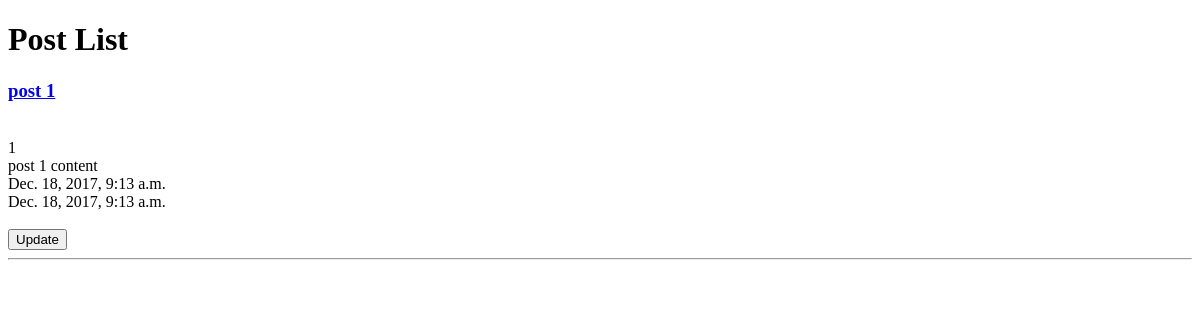
/posts/, run on an earlier commit of the app's database.
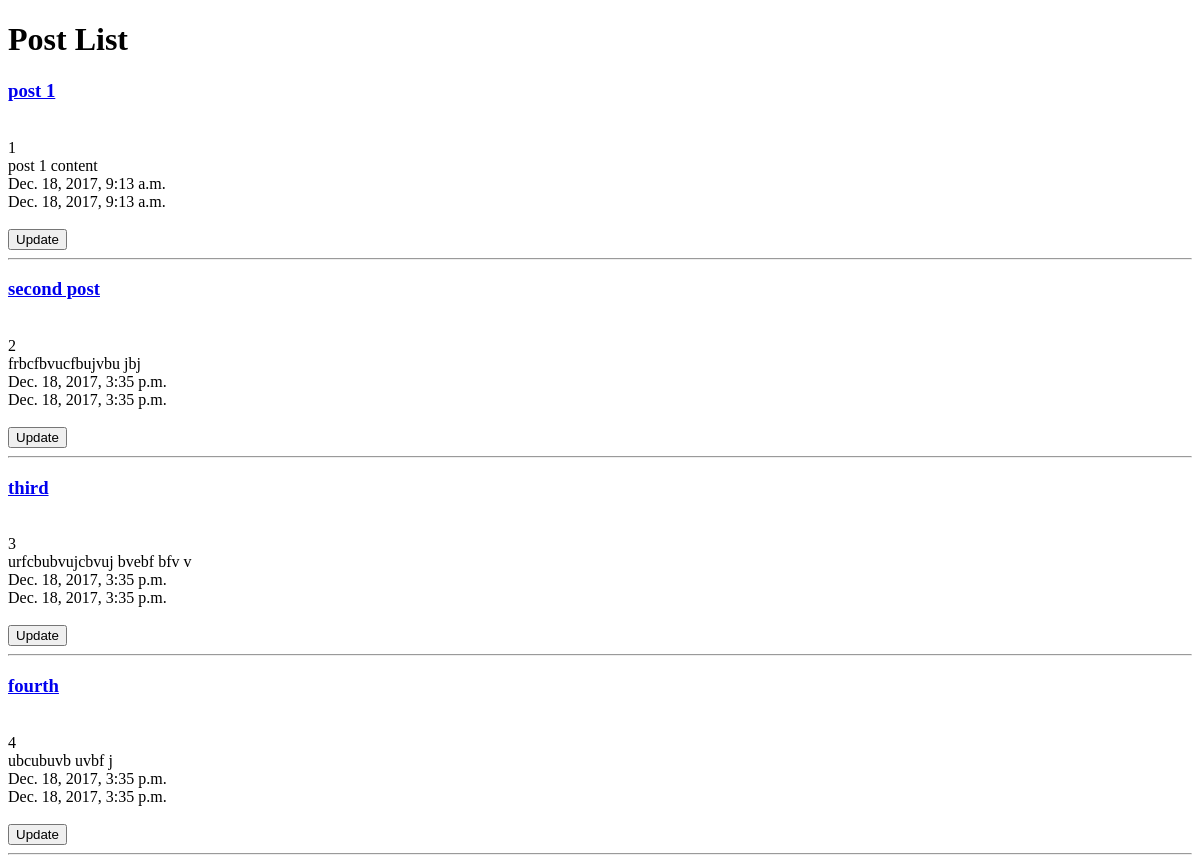
And on a later commit of the database.
### blog/models.py (models this page shows, shortened)
class post(models.Model):
    title = models.CharField(max_length=150)
    post_content =  models.TextField()
    updated = models.DateTimeField(auto_now= True, auto_now_add= False)
    timestamp = models.DateTimeField(auto_now= False, auto_now_add= True)

### blog/views.py (the view)
def post_list(request):
    posts = post.objects.all()
    context_data={
        'posts_list': posts
    }
    return render(request, "blog/post_list.html", context_data)

### blog/templates/blog/post_list.html (shortened to what this page needs)
<!DOCTYPE html>
<html lang="en">
<head>
</head>
<body>
<h1>
   Post List
</h1>
{% for post in posts_list %}
    <h3>
        <a href="{% url 'blog:post_detail' id=post.id %}">
           {{ post.title }}
        </a>
    </h3>
    <br>
    {{ post.id }}
    <br>
    {{ post.post_content }}
    <br>
    {{ post.updated }}
    <br>
    {{ post.timestamp }}
    <br>
    <br>
    <a href="{% url 'blog:post_update' id=post.id %}">
        <button>
            Update
        </button>
    </a>
    <hr>
{% endfor %}
</body>
</html>

What changed in the data, as far as the page shows it:
added post: title "second post", id "2", post_content "frbcfbvucfbujvbu jbj", updated "Dec. 18, 2017, 3:35 p.m.", timestamp "Dec. 18, 2017, 3:35 p.m."
added post: title "third", id "3", post_content "urfcbubvujcbvuj bvebf bfv v", updated "Dec. 18, 2017, 3:35 p.m.", timestamp "Dec. 18, 2017, 3:35 p.m."
added post: title "fourth", id "4", post_content "ubcubuvb uvbf j", updated "Dec. 18, 2017, 3:35 p.m.", timestamp "Dec. 18, 2017, 3:35 p.m."
